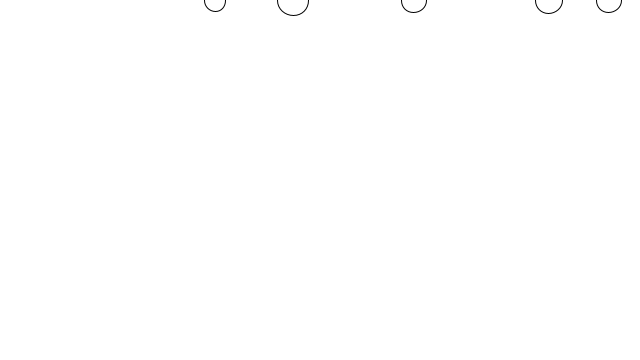
Frame 1 (no input)
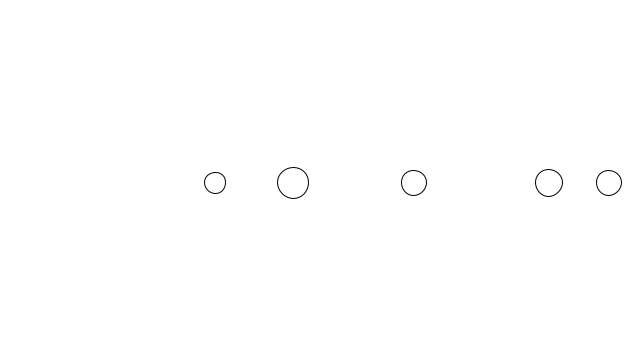
Frame 60 (the mouse pressed at the canvas centre just before this capture)
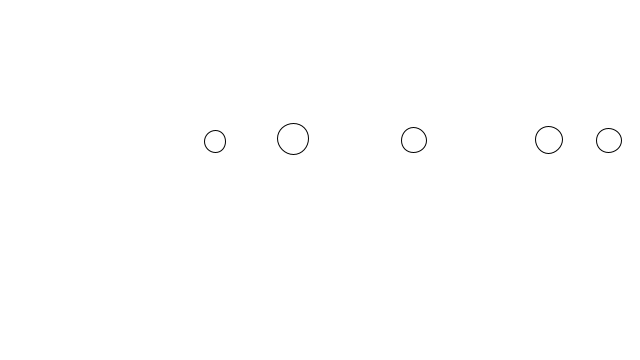
Frame 120 (the mouse held since frame 60 and released just before this capture)

The Processing sketch that drew these frames (run headless with seeded random() and noise(); from frame 60 on, the mouse is pressed at the canvas centre):

// Processing sketch: NoC_02_3_Forces_with_Friction_Class
// ── NoC_02_3_Forces_with_Friction_Class.pde
class Mover{
  // Declarations
  PVector loc;
  PVector vel;
  PVector acc;
  float mass;
  //constructor
  Mover(){
    loc = new PVector(random(width), 0);
    vel = new PVector(0, 0);
    acc = new PVector(0, 0);
    mass = random(1,2);
  }
  
  //apply Newton's 2nd law with mass
  void applyForce(PVector f){
    // create a new instance of f
    PVector force = PVector.div(f,mass);
    acc.add(force);
  }
  
  void update(){
    vel.add(acc);
    loc.add(vel);
    vel.limit(15);
    acc.mult(0);

  }
  
  void edges(){
  if ((loc.x > width) || (loc.x < 0)){
    vel.x *= -1;
  }
  if ((loc.y > height) || (loc.y < 0)){
    vel.y *= -1;
  }
  }
  
  
  void display(){
    ellipse(loc.x, loc.y, mass*20, mass*20);
  }
  
}

// ── NoC_02_3_Forces_with_Mass.pde
// make an array of Movers
Mover[] movers;

void settings(){
    size(640, 360);
}
//setup
void setup(){

  // 5 movers into the array
  movers = new Mover[5];
  // actually instantiate the movers in the array
  for (int i = 0; i < movers.length; i++){
    movers[i] = new Mover();
  }
}


void draw(){
  background(255);
  
  // Using the enhanced loop
  for (Mover m: movers){
    
  // to get everything to fall at the same time, scale everything by mass  
    PVector gravity = new PVector(0, 0.1);
    gravity.mult(m.mass);
    m.applyForce(gravity);
    //PVector wind = new PVector(0.2, 0);
    //m.applyForce(wind);
  
  // Apply friction (using a COPY of the velocity)
  PVector friction = m.vel.copy();
  friction.normalize();
  float c = -0.01;
  friction.mult(c);
  if (mousePressed){
    m.applyForce(friction);
  }
   
    
  m.update();
  m.edges();
  m.display();
  }
}
